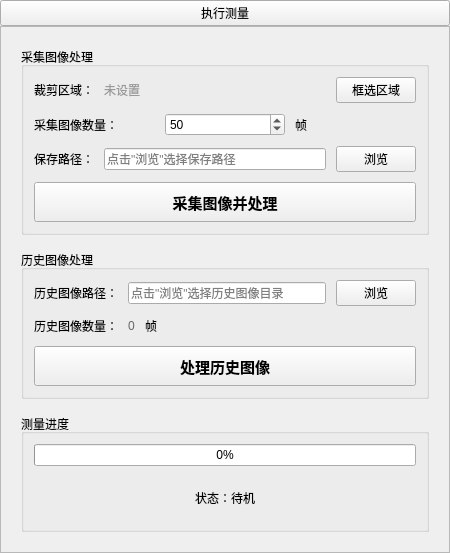
<?xml version="1.0" encoding="UTF-8"?>
<ui version="4.0">
 <class>MeasurementControlWidget</class>
 <widget class="QWidget" name="MeasurementControlWidget">
  <property name="geometry">
   <rect>
    <x>0</x>
    <y>0</y>
    <width>450</width>
    <height>553</height>
   </rect>
  </property>
  <property name="windowTitle">
   <string>Form</string>
  </property>
  <layout class="QVBoxLayout" name="verticalLayout">
   <property name="spacing">
    <number>0</number>
   </property>
   <property name="leftMargin">
    <number>0</number>
   </property>
   <property name="topMargin">
    <number>0</number>
   </property>
   <property name="rightMargin">
    <number>0</number>
   </property>
   <property name="bottomMargin">
    <number>0</number>
   </property>
   <item>
    <widget class="QWidget" name="unit_measurementControl" native="true">
     <property name="styleSheet">
      <string notr="true">.QWidget &gt; QPushButton{
	font: bold 12pt &quot;微软雅黑&quot;;
	color:#FFFFFF;
	border:none;
	background-color:#CED0CE;
	padding:3;
	padding-left:20;
	padding-right:20;

	text-align:left;
	icon:url(:/icons/down_arrow_white.png);
	icon-size:24px;
}

.QWidget &gt; QPushButton:checked{
	icon:url(:/icons/up_arrow_white.png);
	icon-size:24px;
}

.QWidget &gt; QFrame{
	background-color:#FFFFFF;
}</string>
     </property>
     <layout class="QVBoxLayout" name="verticalLayout_2">
      <property name="spacing">
       <number>0</number>
      </property>
      <property name="leftMargin">
       <number>0</number>
      </property>
      <property name="topMargin">
       <number>0</number>
      </property>
      <property name="rightMargin">
       <number>0</number>
      </property>
      <property name="bottomMargin">
       <number>0</number>
      </property>
      <item>
       <widget class="QPushButton" name="pushButton_DrawerHandler">
        <property name="sizePolicy">
         <sizepolicy hsizetype="MinimumExpanding" vsizetype="Fixed">
          <horstretch>0</horstretch>
          <verstretch>0</verstretch>
         </sizepolicy>
        </property>
        <property name="layoutDirection">
         <enum>Qt::RightToLeft</enum>
        </property>
        <property name="text">
         <string>执行测量</string>
        </property>
        <property name="checkable">
         <bool>true</bool>
        </property>
        <property name="checked">
         <bool>false</bool>
        </property>
       </widget>
      </item>
      <item>
       <widget class="QFrame" name="frame_Drawer">
        <property name="frameShape">
         <enum>QFrame::StyledPanel</enum>
        </property>
        <property name="frameShadow">
         <enum>QFrame::Raised</enum>
        </property>
        <layout class="QVBoxLayout" name="verticalLayout_3">
         <property name="spacing">
          <number>15</number>
         </property>
         <property name="leftMargin">
          <number>20</number>
         </property>
         <property name="topMargin">
          <number>20</number>
         </property>
         <property name="rightMargin">
          <number>20</number>
         </property>
         <property name="bottomMargin">
          <number>20</number>
         </property>
         <item>
          <widget class="QGroupBox" name="groupBox_captureSettings">
           <property name="title">
            <string>采集图像处理</string>
           </property>
           <layout class="QVBoxLayout" name="verticalLayout_capture">
            <property name="spacing">
             <number>10</number>
            </property>
            <property name="leftMargin">
             <number>10</number>
            </property>
            <property name="topMargin">
             <number>10</number>
            </property>
            <property name="rightMargin">
             <number>10</number>
            </property>
            <property name="bottomMargin">
             <number>10</number>
            </property>
            <item>
             <layout class="QHBoxLayout" name="horizontalLayout_roi">
              <property name="spacing">
               <number>10</number>
              </property>
              <item>
               <widget class="QLabel" name="label_roiTitle">
                <property name="text">
                 <string>裁剪区域：</string>
                </property>
               </widget>
              </item>
              <item>
               <widget class="QLabel" name="label_roiStatus">
                <property name="styleSheet">
                 <string>color: #999;</string>
                </property>
                <property name="text">
                 <string>未设置</string>
                </property>
               </widget>
              </item>
              <item>
               <spacer name="horizontalSpacer_roi">
                <property name="orientation">
                 <enum>Qt::Horizontal</enum>
                </property>
                <property name="sizeHint" stdset="0">
                 <size>
                  <width>40</width>
                  <height>20</height>
                 </size>
                </property>
               </spacer>
              </item>
              <item>
               <widget class="QPushButton" name="btn_selectROI">
                <property name="minimumSize">
                 <size>
                  <width>80</width>
                  <height>0</height>
                 </size>
                </property>
                <property name="text">
                 <string>框选区域</string>
                </property>
               </widget>
              </item>
             </layout>
            </item>
            <item>
             <layout class="QHBoxLayout" name="horizontalLayout_imageCount">
              <property name="spacing">
               <number>10</number>
              </property>
              <item>
               <widget class="QLabel" name="label_imageCount">
                <property name="text">
                 <string>采集图像数量：</string>
                </property>
               </widget>
              </item>
              <item>
               <widget class="QSpinBox" name="spinBox_imageCount">
                <property name="minimum">
                 <number>10</number>
                </property>
                <property name="maximum">
                 <number>200</number>
                </property>
                <property name="value">
                 <number>50</number>
                </property>
               </widget>
              </item>
              <item>
               <widget class="QLabel" name="label_frames">
                <property name="text">
                 <string>帧</string>
                </property>
               </widget>
              </item>
             </layout>
            </item>
            <item>
             <layout class="QHBoxLayout" name="horizontalLayout_savePath">
              <property name="spacing">
               <number>10</number>
              </property>
              <item>
               <widget class="QLabel" name="label_savePath">
                <property name="text">
                 <string>保存路径：</string>
                </property>
               </widget>
              </item>
              <item>
               <widget class="QLineEdit" name="lineEdit_savePath">
                <property name="readOnly">
                 <bool>true</bool>
                </property>
                <property name="placeholderText">
                 <string>点击&quot;浏览&quot;选择保存路径</string>
                </property>
               </widget>
              </item>
              <item>
               <widget class="QPushButton" name="btn_browsePath">
                <property name="minimumSize">
                 <size>
                  <width>80</width>
                  <height>0</height>
                 </size>
                </property>
                <property name="text">
                 <string>浏览</string>
                </property>
               </widget>
              </item>
             </layout>
            </item>
            <item>
             <widget class="QPushButton" name="btn_startMeasurement">
              <property name="minimumSize">
               <size>
                <width>0</width>
                <height>40</height>
               </size>
              </property>
              <property name="font">
               <font>
                <pointsize>11</pointsize>
                <bold>true</bold>
               </font>
              </property>
              <property name="text">
               <string>采集图像并处理</string>
              </property>
             </widget>
            </item>
           </layout>
          </widget>
         </item>
         <item>
          <widget class="QGroupBox" name="groupBox_historyProcess">
           <property name="title">
            <string>历史图像处理</string>
           </property>
           <layout class="QVBoxLayout" name="verticalLayout_history">
            <property name="spacing">
             <number>10</number>
            </property>
            <property name="leftMargin">
             <number>10</number>
            </property>
            <property name="topMargin">
             <number>10</number>
            </property>
            <property name="rightMargin">
             <number>10</number>
            </property>
            <property name="bottomMargin">
             <number>10</number>
            </property>
            <item>
             <layout class="QHBoxLayout" name="horizontalLayout_historyPath">
              <property name="spacing">
               <number>10</number>
              </property>
              <item>
               <widget class="QLabel" name="label_historyPath">
                <property name="text">
                 <string>历史图像路径：</string>
                </property>
               </widget>
              </item>
              <item>
               <widget class="QLineEdit" name="lineEdit_historyPath">
                <property name="readOnly">
                 <bool>true</bool>
                </property>
                <property name="placeholderText">
                 <string>点击&quot;浏览&quot;选择历史图像目录</string>
                </property>
               </widget>
              </item>
              <item>
               <widget class="QPushButton" name="btn_browseHistoryPath">
                <property name="minimumSize">
                 <size>
                  <width>80</width>
                  <height>0</height>
                 </size>
                </property>
                <property name="text">
                 <string>浏览</string>
                </property>
               </widget>
              </item>
             </layout>
            </item>
            <item>
             <layout class="QHBoxLayout" name="horizontalLayout_historyInfo">
              <property name="spacing">
               <number>10</number>
              </property>
              <item>
               <widget class="QLabel" name="label_historyImageCount">
                <property name="text">
                 <string>历史图像数量：</string>
                </property>
               </widget>
              </item>
              <item>
               <widget class="QLabel" name="label_historyImageCountValue">
                <property name="styleSheet">
                 <string>color: #666;</string>
                </property>
                <property name="text">
                 <string>0</string>
                </property>
               </widget>
              </item>
              <item>
               <widget class="QLabel" name="label_historyFrames">
                <property name="text">
                 <string>帧</string>
                </property>
               </widget>
              </item>
              <item>
               <spacer name="horizontalSpacer_historyInfo">
                <property name="orientation">
                 <enum>Qt::Horizontal</enum>
                </property>
                <property name="sizeHint" stdset="0">
                 <size>
                  <width>40</width>
                  <height>20</height>
                 </size>
                </property>
               </spacer>
              </item>
             </layout>
            </item>
            <item>
             <widget class="QPushButton" name="btn_processHistory">
              <property name="enabled">
               <bool>true</bool>
              </property>
              <property name="minimumSize">
               <size>
                <width>0</width>
                <height>40</height>
               </size>
              </property>
              <property name="font">
               <font>
                <pointsize>11</pointsize>
                <bold>true</bold>
               </font>
              </property>
              <property name="text">
               <string>处理历史图像</string>
              </property>
             </widget>
            </item>
           </layout>
          </widget>
         </item>
         <item>
          <widget class="QGroupBox" name="groupBox_execute">
           <property name="title">
            <string>测量进度</string>
           </property>
           <layout class="QVBoxLayout" name="verticalLayout_execute">
            <property name="spacing">
             <number>10</number>
            </property>
            <property name="leftMargin">
             <number>10</number>
            </property>
            <property name="topMargin">
             <number>10</number>
            </property>
            <property name="rightMargin">
             <number>10</number>
            </property>
            <property name="bottomMargin">
             <number>10</number>
            </property>
            <item>
             <widget class="QProgressBar" name="progressBar_measurement">
              <property name="value">
               <number>0</number>
              </property>
             </widget>
            </item>
            <item>
             <widget class="QLabel" name="label_status">
              <property name="text">
               <string>状态：待机</string>
              </property>
              <property name="alignment">
               <set>Qt::AlignCenter</set>
              </property>
             </widget>
            </item>
           </layout>
          </widget>
         </item>
        </layout>
       </widget>
      </item>
     </layout>
    </widget>
   </item>
  </layout>
 </widget>
 <resources/>
 <connections>
  <connection>
   <sender>pushButton_DrawerHandler</sender>
   <signal>clicked(bool)</signal>
   <receiver>frame_Drawer</receiver>
   <slot>setHidden(bool)</slot>
   <hints>
    <hint type="sourcelabel">
     <x>225</x>
     <y>20</y>
    </hint>
    <hint type="destinationlabel">
     <x>225</x>
     <y>150</y>
    </hint>
   </hints>
  </connection>
 </connections>
</ui>
